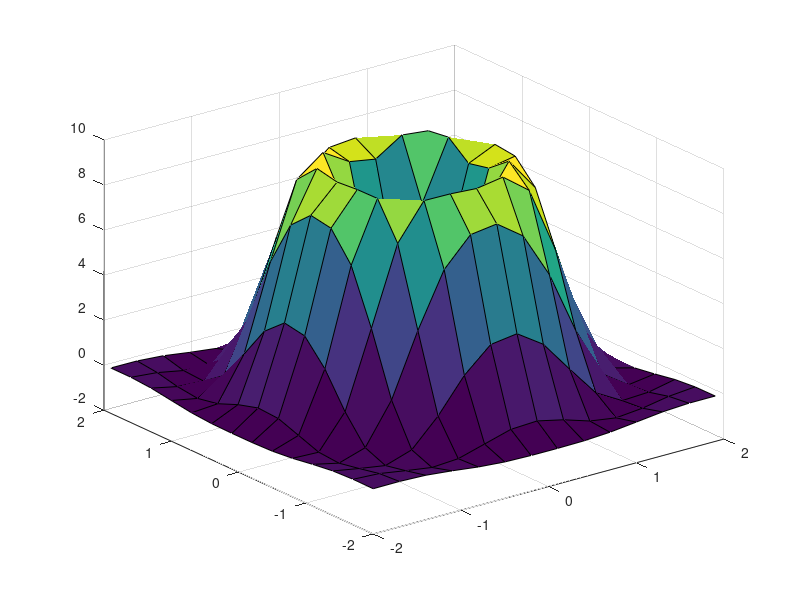

Recreate this plot in MATLAB. (Note: this script raises an error after producing the figure.)
x = -2:.3:2;
y = -2:.3:2;
[X, Y]=meshgrid(x,y);
Z=exp(-X.^2 -Y.^2).*sin(X.^2+Y.^2);
n=30;
surf(X, Y, Z*n);
surf2stl("fig_1.stl", 10*X, 10*Y, (10+n/5+Z*n));

%ok


